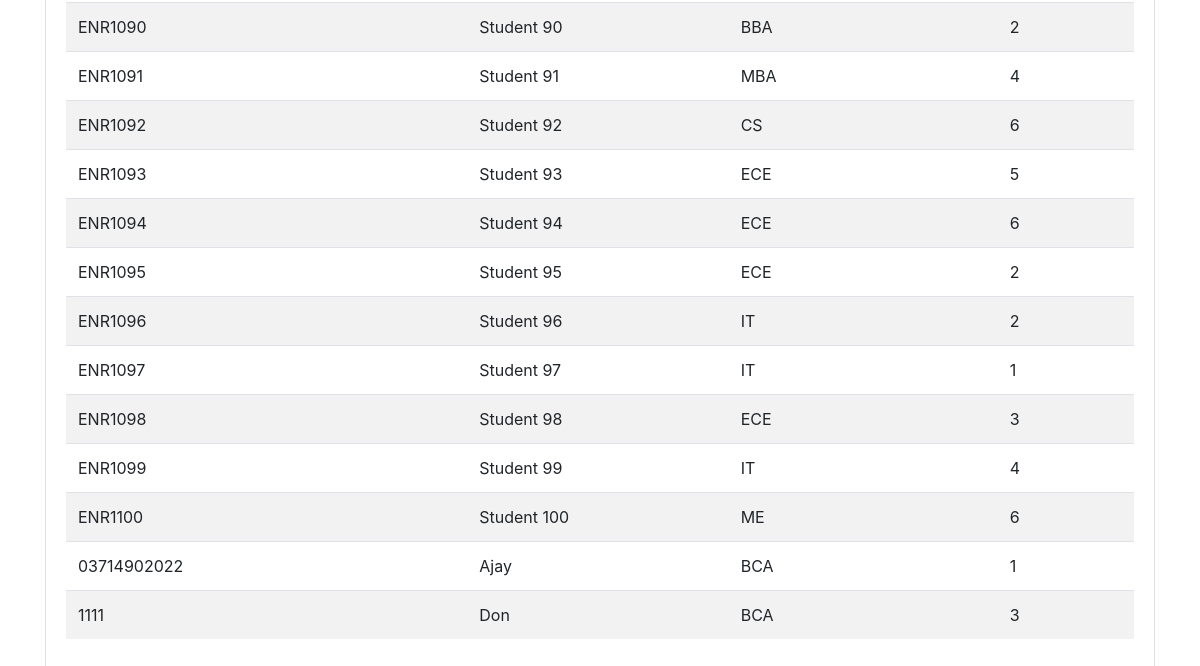
The page /students (signed in, lower part) on the database as committed earlier.
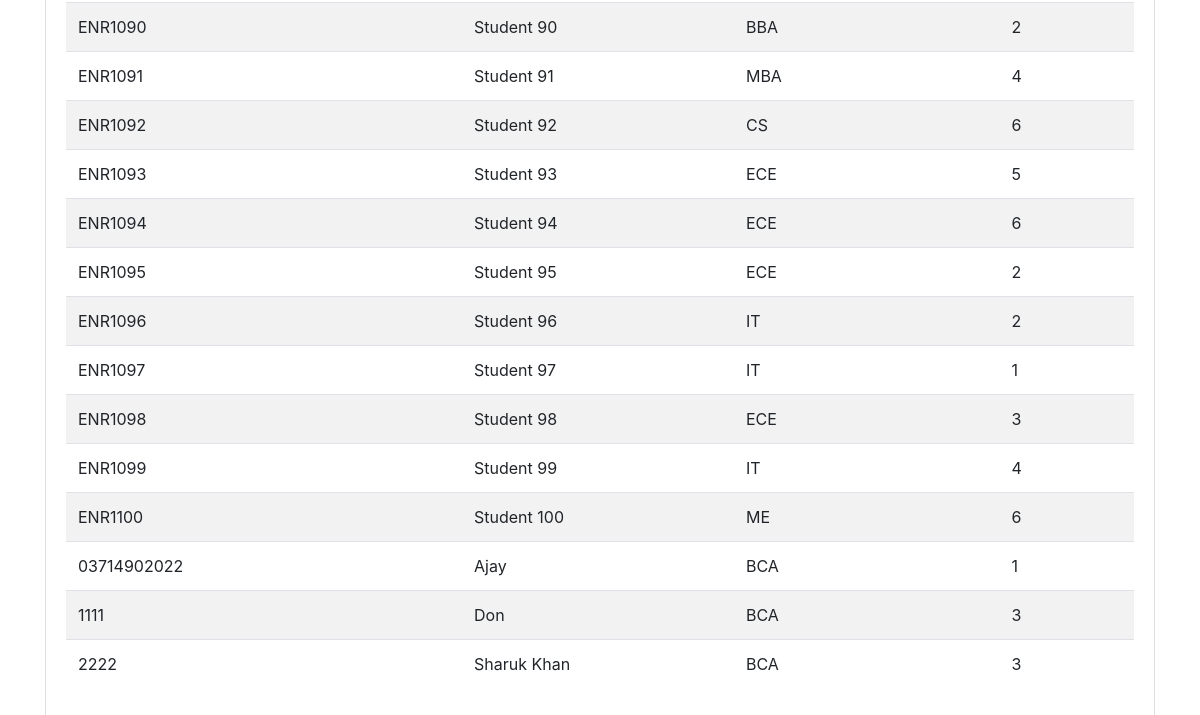
The same page on the database as committed later.
### app.py (models this page shows, shortened)
class Student(db.Model):
    __tablename__ = 'students'
    student_id = db.Column(db.Integer, primary_key=True)
    name = db.Column(db.String(100), nullable=False)
    enrollment_number = db.Column(db.String(50), unique=True, nullable=False)
    department = db.Column(db.String(50))
    year = db.Column(db.Integer)

### app.py (the view)
@app.route('/students')
@login_required
def students():
    if current_user.role != 'admin':
        return redirect(url_for('dashboard'))
    students = Student.query.all()
    return render_template('students.html', students=students,role=current_user.role)

### app.py (called while the page is built)
@login_manager.user_loader
def load_user(user_id):
    return User.query.get(int(user_id))

### templates/students.html (shortened to what this page needs)
<!DOCTYPE html>
<html>
<head>
    <link rel="stylesheet" href="https://stackpath.bootstrapcdn.com/bootstrap/4.3.1/css/bootstrap.min.css">
</head>
<body>
    <div class="container mt-4">
        <div class="card">
            <div class="card-body">
                <table class="table table-striped">
                    <tbody>
                        {% for student in students %}
                        <tr>
                            <td>{{ student.enrollment_number }}</td>
                            <td>{{ student.name }}</td>
                            <td>{{ student.department }}</td>
                            <td>{{ student.year }}</td>
                        </tr>
                        {% endfor %}
                    </tbody>
                </table>
            </div>
        </div>
    </div>
</body>
</html>

Rows that differ between the two databases and show on the page:
added Student: enrollment_number "2222", name "Sharuk Khan", department "BCA", year "3"
